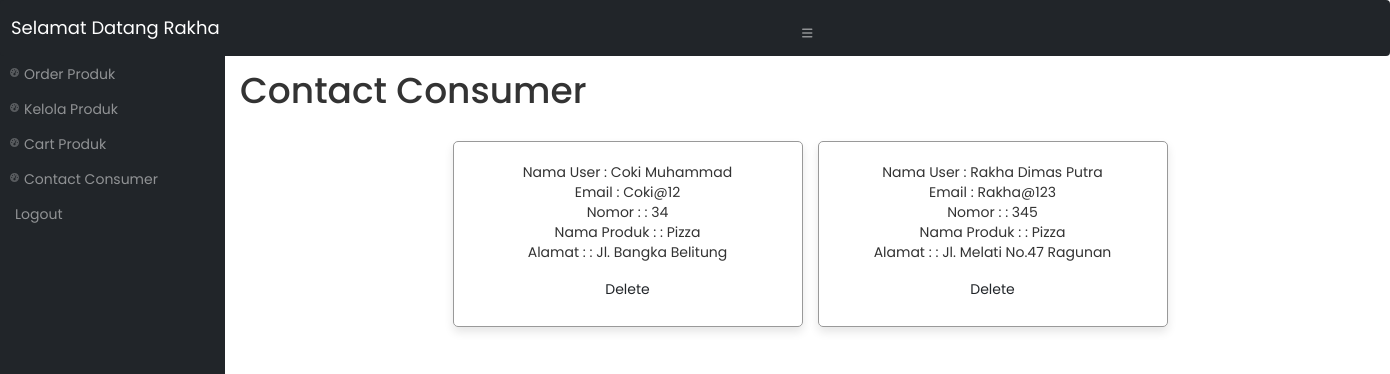
Screenshot of /web_admin/contact_admin.php (signed in) with the database file from the repository.
### tables this page shows
CREATE TABLE `contact` (
  `nameuser` varchar(30) NOT NULL,
  `email` varchar(30) NOT NULL,
  `number` int(25) NOT NULL,
  `name` varchar(20) NOT NULL,
  `desk` varchar(100) NOT NULL
);

### web_admin/contact_admin.php (the view, shortened to what this page needs)
<?php
require 'function.php';
?>
<!DOCTYPE html>
<html lang="en">
    <head>
        <link href="https://cdn.jsdelivr.net/npm/simple-datatables@latest/dist/style.css" rel="stylesheet" />
        <link rel="stylesheet" href="../footer/style.css">
<link rel="stylesheet" href="https://cdnjs.cloudflare.com/ajax/libs/font-awesome/6.0.0/css/all.min.css">
<link rel="stylesheet" href="cart/css/style.css">
        <link href="css/styles.css" rel="stylesheet" />
        <link rel="stylesheet" href="https://maxcdn.bootstrapcdn.com/bootstrap/3.4.1/css/bootstrap.min.css">
    </head>
    <body class="sb-nav-fixed">
        <nav class="sb-topnav navbar navbar-expand navbar-dark bg-dark">
            <a class="navbar-brand ps-3" href="index.html">Selamat Datang Rakha</a>
            <button class="btn btn-link btn-sm order-1 order-lg-0 me-4 me-lg-0" id="sidebarToggle" href="#!"><i class="fas fa-bars"></i></button>
        </nav>
        <div id="layoutSidenav">
            <div id="layoutSidenav_nav">
                <nav class="sb-sidenav accordion sb-sidenav-dark" id="sidenavAccordion">
                    <div class="sb-sidenav-menu">
                        <div class="nav">
                            <a class="nav-link" href="index.php">
                                <div class="sb-nav-link-icon"><i class="fas fa-tachometer-alt"></i></div>
                                Order Produk
                            </a>
                            <a class="nav-link" href="masuk.php">
                                <div class="sb-nav-link-icon"><i class="fas fa-tachometer-alt"></i></div>
                                Kelola Produk
                            </a>
                            <a class="nav-link" href="keluar.php">
                                <div class="sb-nav-link-icon"><i class="fas fa-tachometer-alt"></i></div>
                                Cart Produk
                            </a>
                            <a class="nav-link" href="contact_admin.php">
                                <div class="sb-nav-link-icon"><i class="fas fa-tachometer-alt"></i></div>
                                Contact Consumer
                            </a>
                            <a class="nav-link" href="logout.php">
                                Logout
                            </a>
                </nav>
            </div>
            <div id="layoutSidenav_content">
                <main>
                    <div class="container-fluid px-4">
                        <h1 class="mt-4">Contact Consumer</h1>
<div class="container">
<section class="products">
   <div class="box-container">
      <?php
      $select_products = mysqli_query($conn, "SELECT * FROM `contact`");
      if(mysqli_num_rows($select_products) > 0){
         while($fetch_product = mysqli_fetch_assoc($select_products)){
      ?>
      <form action="" method="post">
         <div class="box">
            <div class="name">Nama User : <?php echo $fetch_product['nameuser']; ?></div>
            <div class="email">Email :  <?php echo $fetch_product['email']; ?></div>
            <div class="number">Nomor :  : <?php echo $fetch_product['number']; ?></div>
            <div class="name">Nama Produk :  : <?php echo $fetch_product['name']; ?></div>
            <div class="number">Alamat :  : <?php echo $fetch_product['desk']; ?></div>
            <input method="get" type="submit" class="btn" value="delete" name="delete">
         </div>
      </form>
      <?php
         };
      };
      ?>
   </div>
</section>
</div>
    </body>
</html>

### footer/style.css (style rules this page uses)
body { line-height: 1.8; font-family: 'Poppins', sans-serif; }
* { margin: 0; padding: 0; box-sizing: border-box; }
.container { max-width: 1170px; margin: auto; }

### web_admin/cart/css/style.css (style rules this page uses)
:root { --blue: #ff3838; --red: #ff0000; --orange: orange; --black: #333; --white: #fff; --bg-color: #eee; --dark-bg: rgba(0, 0, 0, .7); --box-shadow: 0 .5rem 1rem rgba(0, 0, 0, .1); --border: .1rem solid #999; }
* { font-family: 'Poppins', sans-serif; margin: 0; padding: 0; box-sizing: border-box; outline: none; border: none; text-decoration: none; text-transform: capitalize; }
html { font-size: 62.5%; overflow-x: hidden; }
.container { max-width: 1200px; margin: 0 auto; }
section { padding: 2rem; }
.btn, .option-btn, .delete-btn { display: block; width: 100%; text-align: center; background-color: #ff3838; color: var(--white); font-size: 1.7rem; padding: 1.2rem 3rem; border-radius: .5rem; cursor: pointer; margin-top: 1rem; }
.products .box-container { display: grid; grid-template-columns: repeat(auto-fit, 35rem); gap: 1.5rem; justify-content: center; }
.products .box-container .box { text-align: center; padding: 2rem; box-shadow: var(--box-shadow); border: var(--border); border-radius: .5rem; }

### rows the page displays
contact: nameuser "Coki Muhammad", email "Coki@12", number "34", name "Pizza", desk "Jl. Bangka Belitung"
contact: nameuser "Rakha Dimas Putra", email "Rakha@123", number "345", name "Pizza", desk "Jl. Melati No.47 Ragunan"
